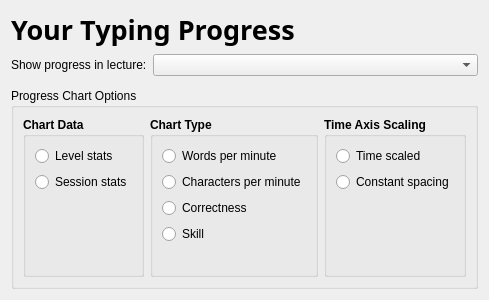
     <widget class="QWidget" name="progressTab" >
      <attribute name="title" >
       <string>Monitor Progress</string>
      </attribute>
      <layout class="QVBoxLayout" >
       <item>
        <widget class="QLabel" name="currentTitleLabel_2" >
         <property name="font" >
          <font>
           <family>Sans Serif</family>
           <pointsize>20</pointsize>
           <weight>75</weight>
           <italic>false</italic>
           <bold>true</bold>
           <underline>false</underline>
           <strikeout>false</strikeout>
          </font>
         </property>
         <property name="text" >
          <string>Your Typing Progress</string>
         </property>
        </widget>
       </item>
       <item>
        <layout class="QHBoxLayout" >
         <property name="spacing" >
          <number>6</number>
         </property>
         <property name="leftMargin" >
          <number>0</number>
         </property>
         <property name="topMargin" >
          <number>0</number>
         </property>
         <property name="rightMargin" >
          <number>0</number>
         </property>
         <property name="bottomMargin" >
          <number>0</number>
         </property>
         <item>
          <widget class="QLabel" name="textLabel1_2" >
           <property name="text" >
            <string>Show progress in lecture:</string>
           </property>
          </widget>
         </item>
         <item>
          <widget class="KComboBox" name="lectureCombo" >
           <property name="sizePolicy" >
            <sizepolicy vsizetype="Fixed" hsizetype="MinimumExpanding" >
             <horstretch>0</horstretch>
             <verstretch>0</verstretch>
            </sizepolicy>
           </property>
           <property name="whatsThis" >
            <string>Here you can select the lecture you want to obtain statistics for.</string>
           </property>
          </widget>
         </item>
        </layout>
       </item>
       <item>
        <widget class="KPlotWidget" name="chartWidget" >
         <property name="sizePolicy" >
          <sizepolicy vsizetype="Expanding" hsizetype="Preferred" >
           <horstretch>0</horstretch>
           <verstretch>0</verstretch>
          </sizepolicy>
         </property>
         <property name="grid" stdset="0" >
          <bool>false</bool>
         </property>
         <property name="objectToolTip" stdset="0" >
          <bool>false</bool>
         </property>
        </widget>
       </item>
       <item>
        <widget class="QGroupBox" name="groupBox6_2" >
         <property name="sizePolicy" >
          <sizepolicy vsizetype="Maximum" hsizetype="Preferred" >
           <horstretch>0</horstretch>
           <verstretch>0</verstretch>
          </sizepolicy>
         </property>
         <property name="title" >
          <string>Progress Chart Options</string>
         </property>
         <layout class="QGridLayout" >
          <property name="leftMargin" >
           <number>9</number>
          </property>
          <property name="topMargin" >
           <number>9</number>
          </property>
          <property name="rightMargin" >
           <number>9</number>
          </property>
          <property name="bottomMargin" >
           <number>9</number>
          </property>
          <property name="horizontalSpacing" >
           <number>6</number>
          </property>
          <property name="verticalSpacing" >
           <number>6</number>
          </property>
          <item row="0" column="0" >
           <widget class="QGroupBox" name="chartDataGroup" >
            <property name="font" >
             <font>
              <weight>75</weight>
              <bold>true</bold>
             </font>
            </property>
            <property name="title" >
             <string>Chart Data</string>
            </property>
            <property name="flat" >
             <bool>true</bool>
            </property>
            <layout class="QGridLayout" >
             <property name="leftMargin" >
              <number>9</number>
             </property>
             <property name="topMargin" >
              <number>9</number>
             </property>
             <property name="rightMargin" >
              <number>9</number>
             </property>
             <property name="bottomMargin" >
              <number>9</number>
             </property>
             <property name="horizontalSpacing" >
              <number>6</number>
             </property>
             <property name="verticalSpacing" >
              <number>6</number>
             </property>
             <item row="2" column="0" >
              <spacer>
               <property name="orientation" >
                <enum>Qt::Vertical</enum>
               </property>
               <property name="sizeHint" >
                <size>
                 <width>20</width>
                 <height>40</height>
                </size>
               </property>
              </spacer>
             </item>
             <item row="1" column="0" >
              <widget class="QRadioButton" name="sessionsRadio" >
               <property name="font" >
                <font>
                 <weight>50</weight>
                 <bold>false</bold>
                </font>
               </property>
               <property name="text" >
                <string>Session stats</string>
               </property>
              </widget>
             </item>
             <item row="0" column="0" >
              <widget class="QRadioButton" name="levelsRadio" >
               <property name="font" >
                <font>
                 <weight>50</weight>
                 <bold>false</bold>
                </font>
               </property>
               <property name="text" >
                <string>Level stats</string>
               </property>
              </widget>
             </item>
            </layout>
           </widget>
          </item>
          <item row="0" column="1" >
           <widget class="QGroupBox" name="chartTypeGroup" >
            <property name="font" >
             <font>
              <weight>75</weight>
              <bold>true</bold>
             </font>
            </property>
            <property name="title" >
             <string>Chart Type</string>
            </property>
            <property name="flat" >
             <bool>true</bool>
            </property>
            <layout class="QGridLayout" >
             <property name="leftMargin" >
              <number>9</number>
             </property>
             <property name="topMargin" >
              <number>9</number>
             </property>
             <property name="rightMargin" >
              <number>9</number>
             </property>
             <property name="bottomMargin" >
              <number>9</number>
             </property>
             <property name="horizontalSpacing" >
              <number>6</number>
             </property>
             <property name="verticalSpacing" >
              <number>6</number>
             </property>
             <item row="4" column="0" >
              <spacer>
               <property name="orientation" >
                <enum>Qt::Vertical</enum>
               </property>
               <property name="sizeHint" >
                <size>
                 <width>20</width>
                 <height>21</height>
                </size>
               </property>
              </spacer>
             </item>
             <item row="2" column="0" >
              <widget class="QRadioButton" name="correctRadio" >
               <property name="font" >
                <font>
                 <weight>50</weight>
                 <bold>false</bold>
                </font>
               </property>
               <property name="text" >
                <string>Correctness</string>
               </property>
              </widget>
             </item>
             <item row="3" column="0" >
              <widget class="QRadioButton" name="skillRadio" >
               <property name="font" >
                <font>
                 <weight>50</weight>
                 <bold>false</bold>
                </font>
               </property>
               <property name="text" >
                <string>Skill</string>
               </property>
              </widget>
             </item>
             <item row="0" column="0" >
              <widget class="QRadioButton" name="WPMRadio" >
               <property name="font" >
                <font>
                 <weight>50</weight>
                 <bold>false</bold>
                </font>
               </property>
               <property name="text" >
                <string>Words per minute</string>
               </property>
              </widget>
             </item>
             <item row="1" column="0" >
              <widget class="QRadioButton" name="CPMRadio" >
               <property name="font" >
                <font>
                 <weight>50</weight>
                 <bold>false</bold>
                </font>
               </property>
               <property name="text" >
                <string>Characters per minute</string>
               </property>
              </widget>
             </item>
            </layout>
           </widget>
          </item>
          <item row="0" column="2" >
           <widget class="QGroupBox" name="timeAxisScalingGroup" >
            <property name="font" >
             <font>
              <weight>75</weight>
              <bold>true</bold>
             </font>
            </property>
            <property name="title" >
             <string>Time Axis Scaling</string>
            </property>
            <property name="flat" >
             <bool>true</bool>
            </property>
            <layout class="QGridLayout" >
             <property name="leftMargin" >
              <number>9</number>
             </property>
             <property name="topMargin" >
              <number>9</number>
             </property>
             <property name="rightMargin" >
              <number>9</number>
             </property>
             <property name="bottomMargin" >
              <number>9</number>
             </property>
             <property name="horizontalSpacing" >
              <number>6</number>
             </property>
             <property name="verticalSpacing" >
              <number>6</number>
             </property>
             <item row="2" column="0" >
              <spacer>
               <property name="orientation" >
                <enum>Qt::Vertical</enum>
               </property>
               <property name="sizeHint" >
                <size>
                 <width>20</width>
                 <height>40</height>
                </size>
               </property>
              </spacer>
             </item>
             <item row="0" column="0" >
              <widget class="QRadioButton" name="timeRadio" >
               <property name="font" >
                <font>
                 <weight>50</weight>
                 <bold>false</bold>
                </font>
               </property>
               <property name="text" >
                <string>Time scaled</string>
               </property>
              </widget>
             </item>
             <item row="1" column="0" >
              <widget class="QRadioButton" name="eventRadio" >
               <property name="font" >
                <font>
                 <weight>50</weight>
                 <bold>false</bold>
                </font>
               </property>
               <property name="text" >
                <string>Constant spacing</string>
               </property>
              </widget>
             </item>
            </layout>
           </widget>
          </item>
         </layout>
        </widget>
       </item>
      </layout>
     </widget>
